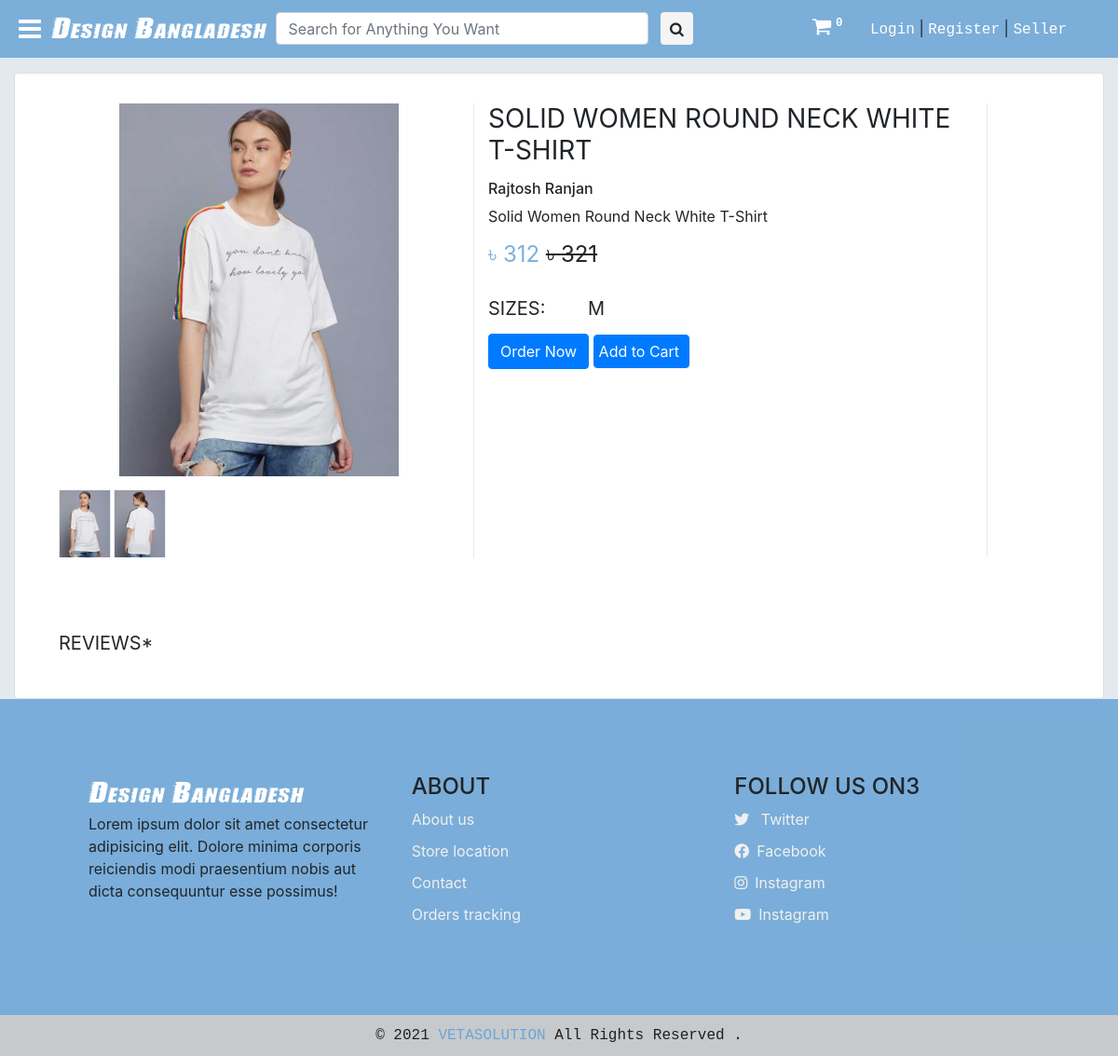
Page /product/27 on the earlier database version.
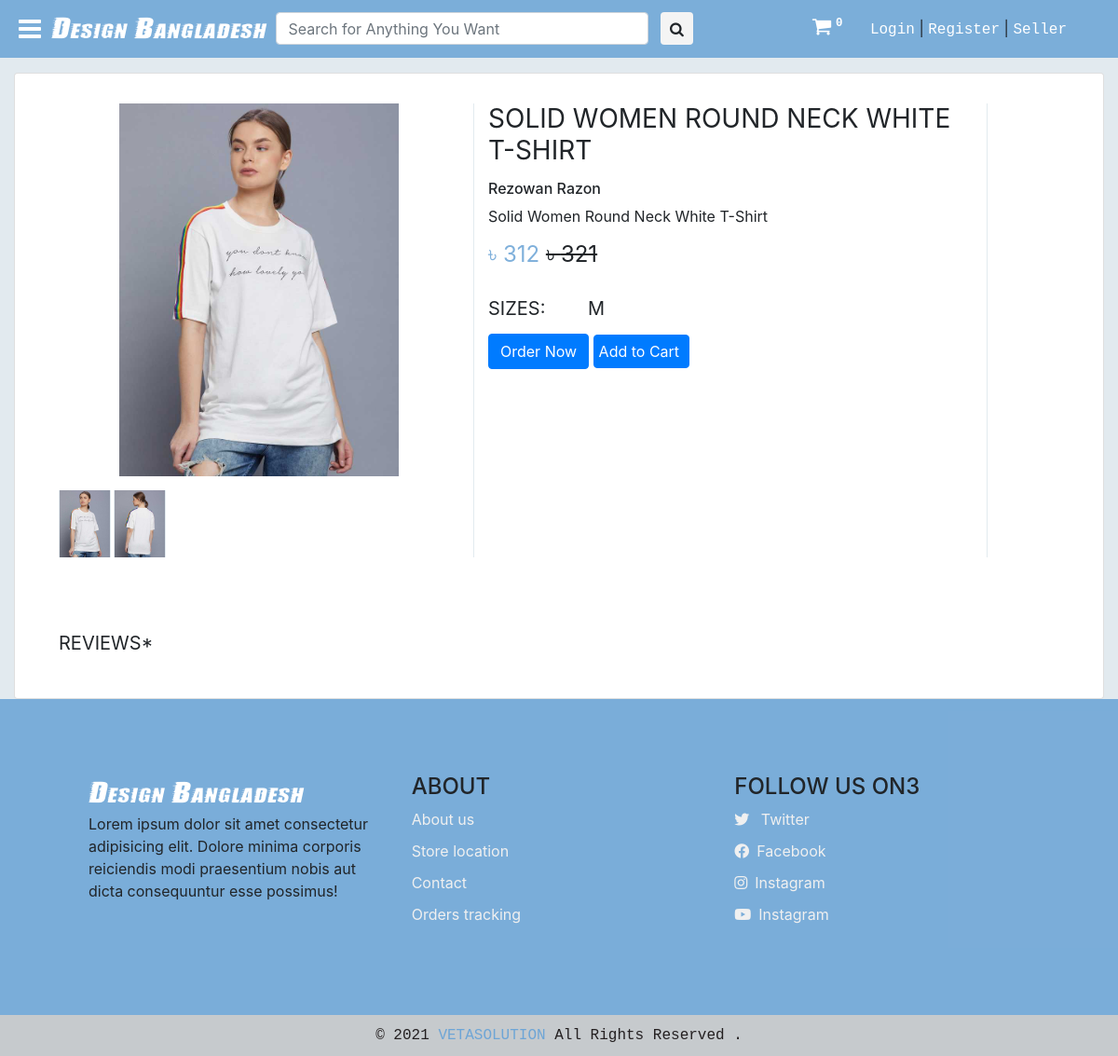
Same page on the later database version.
### saler/models.py (models this page shows, shortened)
class Product(models.Model):
	GST_CHOICES = (("0",'0'),("3",'3'),("5",'5'),("12",'12'),("18",'18'),("28",'28'))
	product_id = models.BigAutoField(primary_key=True)
	product_id2 = models.CharField(max_length=100,default='')
	shop = models.ForeignKey(User, on_delete=models.CASCADE,default='')
	product_name = models.CharField(max_length=100)
	category = models.ForeignKey(category, default="", verbose_name="Category", on_delete=models.SET_DEFAULT, null=True)
	subcategory = models.CharField(max_length=50, default="")
	price = models.IntegerField(default=0)
	price_not = models.IntegerField(default=999)
	desc = models.TextField()
	gst = models.CharField(default='0',max_length=3,choices=GST_CHOICES)
	pub_date = models.DateField(auto_now=True)
	image1 = models.ImageField(upload_to='products/images', default="",null=True)
	image2 = models.ImageField(upload_to='products/images', default="",null=True,blank=True)
	image3 = models.ImageField(upload_to='products/images', default="",null=True,blank=True)
	image4 = models.ImageField(upload_to='products/images', default="",null=True,blank=True)
	image5 = models.ImageField(upload_to='products/images', default="",null=True,blank=True)

class ProductSize(models.Model):
	product = models.ForeignKey(Product,on_delete=models.CASCADE)
	size = models.CharField(max_length=20)
	quantity = models.IntegerField(default=0, null=True)

### main/views.py (the view)
# urls.py: path("product/<int:prod_id>", views.productView, name="ProductView"),
def productView(request, prod_id):
	if request.method == 'POST' and request.user.is_authenticated:
		prod = Product.objects.filter(product_id = prod_id).first()
		review = request.POST.get('review')
		ProductReview(user=request.user,product=prod,review=review).save()
		return redirect(f"/product/{prod_id}")
	prod = Product.objects.filter(product_id = prod_id).first()
	params = {
		'product':prod,
		'product_review': ProductReview.objects.filter(product = prod),
		'sizes':[item for item in ProductSize.objects.filter(product=Product.objects.filter(product_id = prod_id)[0])],
		'cart_element_no' : len([p for p in Cart.objects.all() if p.user == request.user]),
		'category':category.objects.all(),
	}
	return render(request, 'main/single.html', params)

### main/templatetags/app_tags.py (called while the page is built)
@register.filter(name='split')
def split(str, key):
    return str.split(key)

### saler/models.py (called while the page is built)
	def __str__(self):
		return f'{self.name}'

### main/templates/main/single.html (shortened to what this page needs)
{% extends 'main/base.html' %}
{% block main_body %}
{% load static %}
	<div class="container-fluid mt-3">
		<div class="card mt-0">
			<div class="container-fluid">
				<div class="wrapper row">
					<div class="preview col-md-5" style="">
						<div id="gallery">
							<div class="preview-pic tab-content">
							  <div class="tab-pane active" style="height: 400px; width: auto; display: flex;"><img src="{{product.image1.url}}"  alt="" id="main-img" style="max-height: 100%; max-width:100%; width: auto; margin: auto" /></div>
							</div>
							<ul class="preview-thumbnail nav nav-tabs">
							  <li class="active"><img src="{{product.image1.url}}" /></li>
							  {% if product.image2 %}
							  <li><img src="{{product.image2.url}}" /></li>
							  {% endif %}
							</ul>
						</div>
					</div>
					<div class="details col-md-6" style="border-left: solid 1px #e2eaef; border-right: solid 1px #e2eaef;">
						<h3 class="product-title">{{product.product_name}}</h3>
            <h6> {{product.shop.get_full_name}}</h6>
						<p class="product-description">{{product.desc}}</p>
						<h4 class="price"><p><span class="item_price"><span>
              ৳
                    </i></span>{{product.price}}</span> <del>
                      ৳
                      {{product.price_not}}</del></p></h4>
            {% if sizes %}
						<h5 class="sizes">sizes:
              {% for me in sizes %}
							<span class="size" data-toggle="tooltip" title="small">{{me.size}}</span>
							{% endfor %}
						</h5>
						<div class="action">
              <div>
                    <a p_id="{{product.product_id}}" style="color: #fff !important;" class="btn btn-primary oprbtn" id="ord{{product.product_id}}">Order Now</a>
                        <a p_id="{{product.product_id}}" class="btn btn-primary oprbtn"  style="padding: 5px 10px 5px 5px; color:#fff !important;" id="atc{{product.product_id}}">Add to Cart</a>
                  </div>
            </div>
            {% endif %}
					</div>
          <div class="col-md-12 " style="margin-top: 80px;">
            <div class="float-right w-100">
              <h5 class="product-title ">Reviews*</h2>
            </div>
          </div>
				</div>
			</div>
		</div>
  </div>
{% endblock main_body %}

### main/templates/main/base.html (shortened to what this page needs)
<!DOCTYPE html>
<html>
	<head>
	{% load static %}
	{% load app_tags %}
	<link href="{% static 'main/css/all.min.css' %}" rel="stylesheet" type="text/css" media="all" />
	<link href="{% static 'main/css/bootstrap.min.css' %}" rel="stylesheet" type="text/css" media="all" />
	<link href="{% static 'main/css/style.css' %}" rel="stylesheet" type="text/css" media="all" />
	<link href="{% static 'saler/font-awesome/css/font-awesome.min.css' %}" rel="stylesheet">
</head>
<body>
	<nav class="main_nav" id="main_nav">
		<div class="container">
			<div class="nav_links">
				<a href="{% url 'home' %}" class="logo">Design Bangladesh</i></a>
				<form class="form-inline my-2 my-lg-0 serch" action="/search">
					<input class="form-control mr-sm-2" type="search" placeholder="Search for Anything You Want"
						aria-label="Search" name="query">
					<button class="btn" type="submit" style="margin: 0;"><i class="fa fa-search"
							aria-hidden="true"></i></button>
				</form>
			</div>
			<div class="user_links pt-1">
				<a href="{% url 'main_cart' %}" style="font-size: 22px; color: #fff; margin-right: 20px;"><i
						class="fa fa-shopping-cart" aria-hidden="true"></i><sup><span class="badge"
							id="cart_no">{{cart_element_no}}</span></sup></a>
				{% if request.user.is_authenticated %}
				<a href="##" data-container="body" data-toggle="popover" data-placement="bottom" data-trigger="focus"
					data-html="true"
					data-content="<a href='{% url 'myorders' %}'>My Order</a><br><a href='{% url 'account_settings' %}'>Account Settings</a>"><img
						src="{{request.user.userdetail.photo.url}}"
						style="height: 20px; width: 20px; border-radius: 10px; margin-right: 3px;">{{request.user.first_name}}</a>&nbsp;|
				<a href="{% url 'logout' %}">Logout</a>
				{% else %}
				<a href="{% url 'login' %}">Login</a>&nbsp;|
				<a href="{% url 'signup' %}">Register</a>&nbsp;|
				<a href="{% url 'seller_signup' %}">Seller</a>
				{% endif %}
			</div>
		</div>
	</nav>
	<a class="menu_bar"><i class="fa fa-bars" aria-hidden="true"></i></a>
	<main class="" id="menu_close">
		{% block main_body %}
		{% endblock main_body %}
	</main>
<footer>
<div class="footer-bg">
	<div class="container">
		<div class="row">
			<div class="col-md-4">
				<a href="{% url 'home' %}" class="logo">Design Bangladesh</i></a>
                <p>
					Lorem ipsum dolor sit amet consectetur adipisicing elit.
					 Dolore minima corporis reiciendis modi praesentium
					  nobis aut dicta consequuntur esse possimus!
				</p>
			</div>
			<div class="col-md-4 center">
				<h4>ABOUT</h4>
				<ul class="text-start">
					<li><a href="#">About us</a></li>
					<li><a href="#">Store location</a></li>
					<li><a href="#">Contact</a></li>
					<li><a href="#">Orders tracking</a></li>
				</ul>
			</div>
			<div class="col-md-4">
				<h4>FOLLOW US ON3</h4>
				<ul>
					<li><a href="#"><i class="fab fa-twitter"></i> Twitter</a></li>
					<li><a href="#"><i class="fab fa-facebook-f"></i>Facebook</a></li>
					<li><a href="#"><i class="fab fa-instagram"></i>Instagram</a></li>
					<li> <a href="$"><i class="fab fa-youtube"></i>Instagram</a></li>
				</ul>
			</div>
		</div>
	</div>
</div>
	<div class="footer-bottom">
		<p class="text-center">© 2021 <a href="www.vetasolution.com">VETASOLUTION</a>  All Rights Reserved .</p>
	</div>
</footer>
</body>
</html>

### main/static/main/css/style.css (style rules this page uses)
body a { text-decoration:none; transition:0.5s all; -webkit-transition:0.5s all; -moz-transition:0.5s all; -o-transition:0.5s all; -ms-transition:0.5s all; }
ul,ol { list-style: none; }
.btn { margin-bottom: 10px; }
.menu_bar { position: fixed; top: 10px; left: 20px; z-index: 99; color: #fff !important; font-size: 28px; cursor: pointer; }
main { transition: all 300ms linear; padding-top: 62px; }
.main_nav input { height: 35px; }
.main_nav button { background-color: #f4f4f4; height: 35px; padding: 0 9px 0 9px; }
.main_nav { height: 62px; width: 100%; position: fixed; background-color: #6da5d6e0; z-index: 99; padding-top: 10px; }
.main_nav .serch { display: inline; float: right; padding: 3px 0 0 10px; }
.main_nav .serch input { width: 400px; }
.main_nav .nav_links { float: left; margin-left: 10px; }
.main_nav .nav_links .logo { font-size: 28px; font-family: stormextrabold; color: #fff; }
.main_nav .nav_links a { font-family: Courier New; color: #fff; }
.main_nav .user_links { float: right; margin-right: 10px }
.main_nav .user_links a { font-family: Courier New; color: #fff; }
.active { left: 0; }
footer .footer-bg { background-color: #6da5d6e0; padding: 80px; }
footer .footer-bg .logo { font-size: 28px; font-family: stormextrabold; color: #fff; }
footer .footer-bg ul { padding: 0; }
footer .footer-bg ul li { margin-bottom: 10px; }
footer .footer-bg ul li a { display: inline-block; color: rgb(240, 240, 240); }
footer .footer-bg ul li a i { margin-right: 8px; }
footer .footer-bottom { padding: 10px; background-color: #a8a8a87a; color: #231f20; }
footer .footer-bottom p { margin-bottom: 0; font-family: Courier New; }
footer .footer-bottom p a { display: inline-block; color: #6da5d6; }

### main/templates/main/single.html (style rules this page uses)
body { background-color: #e2eaef; overflow-x: hidden; }
.tab-pane { width: 450px; height: auto; }
li img { border-left: solid 1px #e2eaef; border-right: solid 1px #e2eaef; }
.preview { display: -webkit-box; display: -webkit-flex; display: -ms-flexbox; display: flex; -webkit-box-orient: vertical; -webkit-box-direction: normal; -webkit-flex-direction: column; -ms-flex-direction: column; flex-direction: column; }
.preview-pic { -webkit-box-flex: 1; -webkit-flex-grow: 1; -ms-flex-positive: 1; flex-grow: 1; }
.preview-thumbnail.nav-tabs { border: none; margin-top: 15px; }
.preview-thumbnail.nav-tabs li { width: 13%; margin-right: 2.5%; }
.preview-thumbnail.nav-tabs li img { max-width: 100%; display: block; }
.preview-thumbnail.nav-tabs li:last-of-type { margin-right: 0; }
.tab-content { overflow: hidden; }
.tab-content img { width: 100%; -webkit-animation-name: opacity; animation-name: opacity; -webkit-animation-duration: .3s; animation-duration: .3s; }
.card { margin-top: 10px; background: #fff; padding: 2em; line-height: 1.5em; }
@media screen and (min-width: 997px) { .wrapper { display: -webkit-box; display: -webkit-flex; display: -ms-flexbox; display: flex; } }
.details { display: -webkit-box; display: -webkit-flex; display: -ms-flexbox; display: flex; -webkit-box-orient: vertical; -webkit-box-direction: normal; -webkit-flex-direction: column; -ms-flex-direction: column; flex-direction: column; }
.product-title, .price, .sizes, .colors { text-transform: UPPERCASE; font-weight: normal; }
.checked, .price span { color: #7fb0db; }
.product-title, .rating, .product-description, .price, .vote, .sizes { margin-bottom: 15px; }
.product-title { margin-top: 0; }
.size { margin-right: 10px; }
.size:first-of-type { margin-left: 40px; }
#gallery li { display: inline; margin-right: 3px; }
#gallery #main-img { background: url(https://cdn.pixabay.com/photo/2015/04/23/22/00/tree-736885__340.jpg) no-repeat 0 0; }

Differences in the rows shown:
changed through a linked row, Product "SOLID WOMEN ROUND NECK WHITE T-SHIRT": shop.get_full_name "Rajtosh Ranjan" → "Rezowan Razon"
